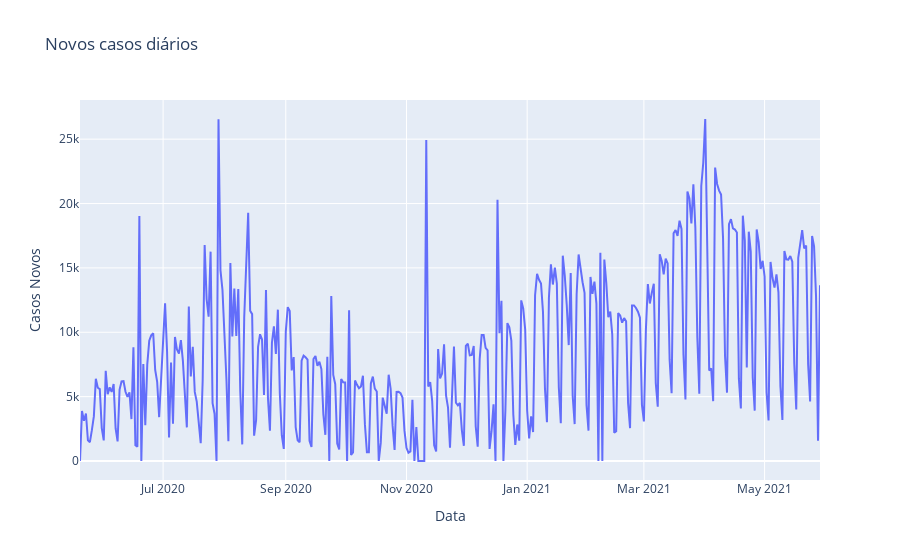

Notebook cell for this chart:
### Code cell
px.line(sp, x='observationdate', y='newcases',
        labels={'observationdate':'Data','newcases':'Casos Novos'}, 
        title='Novos casos diários')

### Figure 1 — Plotly figure (JSON) as saved in the notebook; plotly's stock layout.template omitted (floating-point values rounded to 4 significant figures; data arrays with more than 128 entries replaced by an {"elided": "..."} marker saying what was removed)
{"data": [{"hovertemplate": "Data=%{x}<br>Casos Novos=%{y}<extra></extra>", "legendgroup": "", "line": {"color": "#636efa", "dash": "solid"}, "marker": {"symbol": "circle"}, "mode": "lines", "name": "", "orientation": "v", "showlegend": false, "type": "scatter", "x": {"elided": "375 str values"}, "xaxis": "x", "y": {"elided": "375 int values"}, "yaxis": "y"}], "layout": {"legend": {"tracegroupgap": 0}, "title": {"text": "Novos casos diários"}, "xaxis": {"anchor": "y", "domain": [0, 1], "title": {"text": "Data"}}, "yaxis": {"anchor": "x", "domain": [0, 1], "title": {"text": "Casos Novos"}}}}
